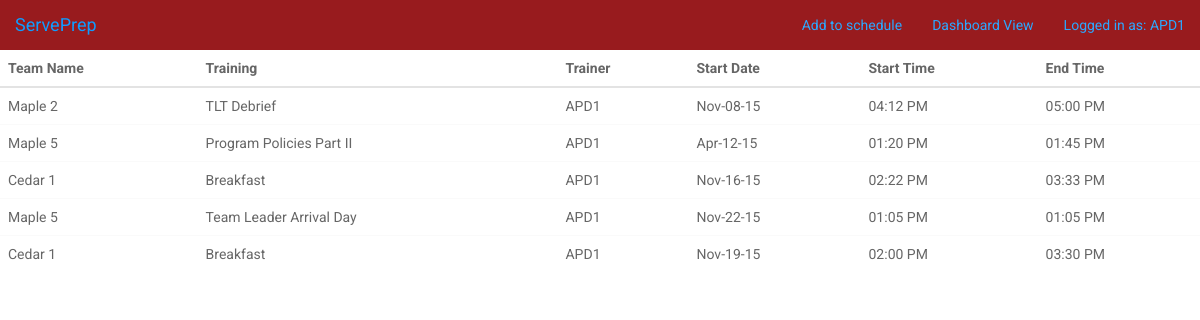
/dashboard (signed in), run on the app's committed database.
### model.py (models this page shows)
class TrainingAssignment(db.Model):
    __tablename__ = "training_assignments"
    assignment_id = db.Column(db.Integer, autoincrement=True, primary_key=True)
    team_id = db.Column(db.Integer, db.ForeignKey('teams.team_id'),
                        nullable=False, default="unknown")
    training_id = db.Column(db.Integer, db.ForeignKey('trainings.training_id'), nullable=False, default="unknown")
    staff_id = db.Column(db.String(15), db.ForeignKey('staff.staff_id'), nullable=True, default="unknown")
    start_date = db.Column(db.DateTime, nullable=False)
    end_date = db.Column(db.DateTime, nullable=True)
    start_time = db.Column(db.DateTime, nullable=True)
    end_time = db.Column(db.DateTime, nullable=True)
    staff = db.relationship("Staff", backref=db.backref("training_assignments"))

### server.py (the view)
@app.route('/dashboard')
def process_request():
    if session["staff_id"] == "ADMIN":
        assignments = TrainingAssignment.query.all()
    else:
        assignments = TrainingAssignment.query.filter_by(staff_id = session["staff_id"]).all()
    return render_template("dashboard.html", assignments=assignments)

### server.py (called while the page is built)
@app.template_filter('date')
def datetimeformat(value, format='%b-%d-%y'):
    return value.strftime(format)

@app.template_filter('time')
def timeformat(value, format='%I:%M %p'):
    return value.strftime(format)

### templates/dashboard.html (shortened to what this page needs)
{% extends 'base.html' %}
{% block content %}
<html lang="en">
<head>
    <link href="static/css/bootstrap.css" rel="stylesheet" />
    <link href="static/css/fresh-bootstrap-table.css" rel="stylesheet" />
    <link href="http://maxcdn.bootstrapcdn.com/font-awesome/4.2.0/css/font-awesome.min.css" rel="stylesheet">
</head>
<body>
<div class="wrapper">
    <div class="fresh-table full-screen-table toolbar-color-blue style="display:block;"">
        <table id="fresh-table" class="table">
            <thead>
                <th data-field="team">Team Name</th>
                <th data-field="training" data-sortable="true">Training</th>
                <th data-field="trainer" data-sortable="true">Trainer</th>
                <th data-field="Start Date" data-sortable="true">Start Date</th>
                <th data-field="Start Time" data-sortable="true">Start Time</th>
                <th data-field="End Time" data-formatter="true">End Time</th>
            </thead>
            <tbody>
        {% for assignment in assignments %}
    <tr>
        <td>{{assignment.team_id}}</td>
        <td>{{assignment.training_id}}</td>
        <td>{{assignment.staff_id}}</td>
        <td>{{assignment.start_date|date}}</td>
        <td>{{assignment.start_time|time}}</td>
        <td>{{assignment.end_time|time}}</td>
    </tr>
    {% endfor %}
{% endblock %}

### data on the page
TrainingAssignment: team_id "Maple 2", training_id "TLT Debrief", staff_id "APD1", start_date "Nov-08-15", start_time "04:12 PM", end_time "05:00 PM"
TrainingAssignment: team_id "Maple 5", training_id "Program Policies Part II", staff_id "APD1", start_date "Apr-12-15", start_time "01:20 PM", end_time "01:45 PM"
TrainingAssignment: team_id "Cedar 1", training_id "Breakfast", staff_id "APD1", start_date "Nov-16-15", start_time "02:22 PM", end_time "03:33 PM"
TrainingAssignment: team_id "Maple 5", training_id "Team Leader Arrival Day", staff_id "APD1", start_date "Nov-22-15", start_time "01:05 PM", end_time "01:05 PM"
TrainingAssignment: team_id "Cedar 1", training_id "Breakfast", staff_id "APD1", start_date "Nov-19-15", start_time "02:00 PM", end_time "03:30 PM"

### other printed values
{{ session['staff_id'] }} "APD1"
